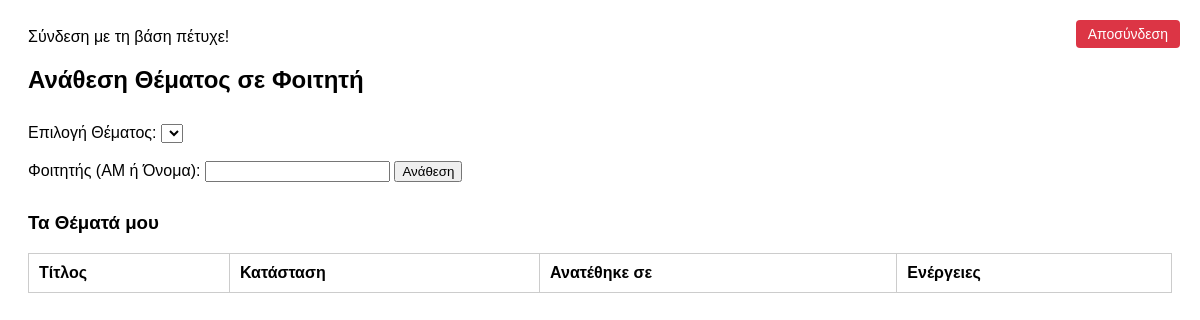
/demo/assign_topic.php (signed in), run on an earlier commit of the app's database.
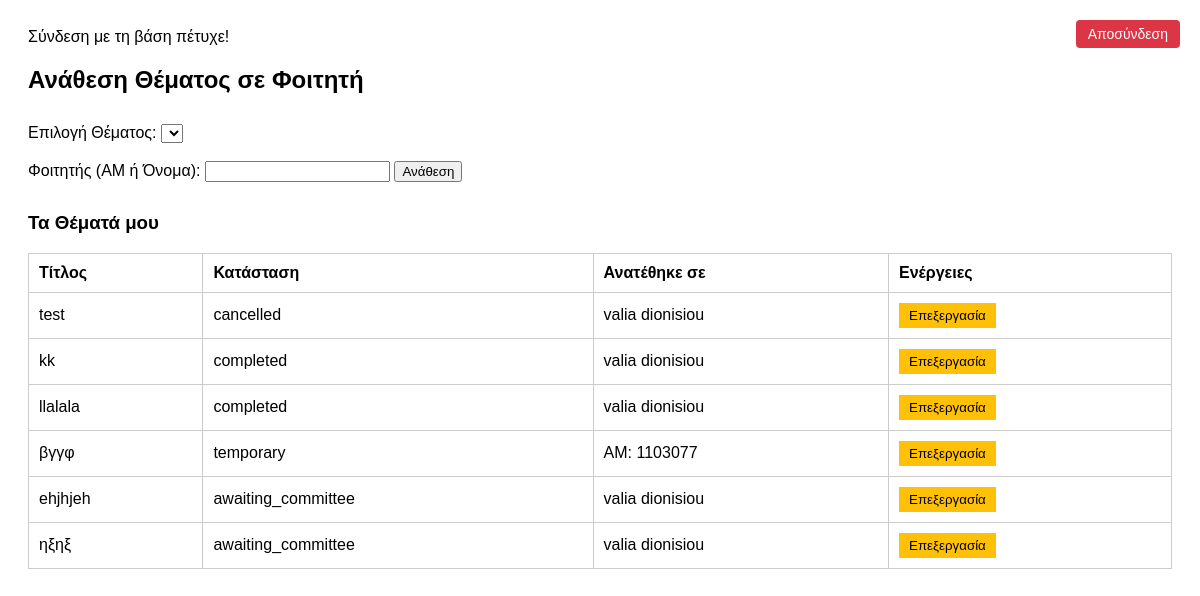
And on a later commit of the database.
### tables this page shows
CREATE TABLE `topics` (
  `id` int(11) UNSIGNED NOT NULL,
  `teacher_id` int(11) NOT NULL,
  `title` varchar(255) NOT NULL,
  `summary` text DEFAULT NULL,
  `pdf_path` varchar(255) DEFAULT NULL,
  `created_at` timestamp NOT NULL DEFAULT current_timestamp(),
  `assigned_time` datetime NOT NULL DEFAULT current_timestamp(),
  `confirmed_time` datetime DEFAULT NULL,
  `assigned_to` int(11) DEFAULT NULL,
  `status` enum('completed','available','temporary','confirmed','cancelled','for examination','awaiting_committee') DEFAULT 'available',
  `deadline` date DEFAULT NULL,
  `exam_datetime` datetime DEFAULT NULL,
  `exam_mode` enum('onsite','online') DEFAULT 'onsite',
  `exam_location` varchar(255) DEFAULT NULL,
  `extra_links` text DEFAULT NULL,
  `draft_pdf_path` varchar(255) DEFAULT NULL,
  `repository_url` varchar(255) DEFAULT NULL,
  `final_grade` float DEFAULT NULL,
  `cancel_reason` varchar(200) NOT NULL,
  `cancel_info` varchar(200) NOT NULL
);

CREATE TABLE `users` (
  `id` int(11) UNSIGNED NOT NULL,
  `am` int(11) NOT NULL,
  `name` varchar(100) NOT NULL,
  `surname` varchar(100) NOT NULL,
  `password` varchar(255) NOT NULL,
  `email` varchar(100) NOT NULL,
  `role` varchar(100) NOT NULL,
  `mobile_telephone` int(11) NOT NULL,
  `landline_telephone` int(11) NOT NULL,
  `contact_email` varchar(100) NOT NULL,
  `father_name` varchar(100) NOT NULL,
  `street` varchar(100) NOT NULL,
  `number` int(11) NOT NULL,
  `city` varchar(100) NOT NULL,
  `postcode` int(11) NOT NULL
);

### demo/assign_topic.php (the view, shortened to what this page needs)
<?php
require 'config.php';
$teacher_id = $_SESSION["userid"];
$stmt = $db->prepare("SELECT t.id, t.title, t.status, u.am AS student_am, u.name AS student_name, u.surname
                        FROM topics t
                        LEFT JOIN users u ON t.assigned_to = u.id
                        WHERE t.teacher_id = ?");
$stmt->bind_param("i", $teacher_id);
$stmt->execute();
$topics = $stmt->get_result();
?>
<!DOCTYPE html>
<html lang="el">
<head>
</head>
<body>
<h2>Ανάθεση Θέματος σε Φοιτητή</h2>
<div style="position: absolute; top: 20px; right: 20px; display: flex; gap: 10px; align-items: center;">
    <a href="logout.php" style="
        background-color: #dc3545;
        color: white;
        padding: 6px 12px;
        font-size: 14px;
        border: none;
        border-radius: 4px;
        text-decoration: none;
    ">Αποσύνδεση</a>
    </div>
<div class="form-section">
    <form method="POST">
        <label>Επιλογή Θέματος:</label>
        <select name="topic_id" required>
            <?php
            mysqli_data_seek($topics, 0);
            ?>
        </select>
        <br><br>
        <label>Φοιτητής (ΑΜ ή Όνομα):</label>
        <input type="text" name="student_query" required>
        <button type="submit">Ανάθεση</button>
    </form>
</div>
<div class="list-section">
    <h3>Τα Θέματά μου</h3>
    <table>
        <thead>
            <tr>
                <th>Τίτλος</th>
                <th>Κατάσταση</th>
                <th>Ανατέθηκε σε</th>
                <th>Ενέργειες</th>
            </tr>
        </thead>
        <tbody>
            <?php
            mysqli_data_seek($topics, 0);
            while ($row = $topics->fetch_assoc()) {
                echo "<tr>";
                echo "<td>" . htmlspecialchars($row['title']) . "</td>";
                echo "<td>" . htmlspecialchars($row['status'] ?? 'διαθέσιμο') . "</td>";
                if ($row['status'] === 'temporary' && $row['student_am']) {
                    echo "<td>ΑΜ: " . htmlspecialchars($row['student_am']) . "</td>";
                } elseif ($row['student_name']) {
                    echo "<td>" . htmlspecialchars($row['student_name'] . ' ' . $row['surname']) . "</td>";
                } else {
                    echo "<td>-</td>";
                }
                echo '<td><a href="edit_topic.php?id=' . $row['id'] . '"><button class="edit-button">Επεξεργασία</button></a></td>';
                echo "</tr>";
            }
            ?>
        </tbody>
    </table>
</div>
</body>
</html>

### demo/assign_topic.php (style rules this page uses)
body { font-family: Arial; padding: 20px; }
.form-section, .list-section { margin-top: 30px; }
table { border-collapse: collapse; width: 100%; margin-top: 15px; }
table, th, td { border: 1px solid #ccc; }
th, td { padding: 10px; text-align: left; }
.edit-button { background-color: #ffc107; padding: 5px 10px; border: none; cursor: pointer; }

What changed in the data, as far as the page shows it:
added topics: title "test", status "cancelled", users.name+surname "valia dionisiou"
added topics: title "kk", status "completed", users.name+surname "valia dionisiou"
added topics: title "llalala", status "completed", users.name+surname "valia dionisiou"
added topics: title "βγγφ", status "temporary", users.am "1103077"
added topics: title "ehjhjeh", status "awaiting_committee", users.name+surname "valia dionisiou"
added topics: title "ηξηξ", status "awaiting_committee", users.name+surname "valia dionisiou"
